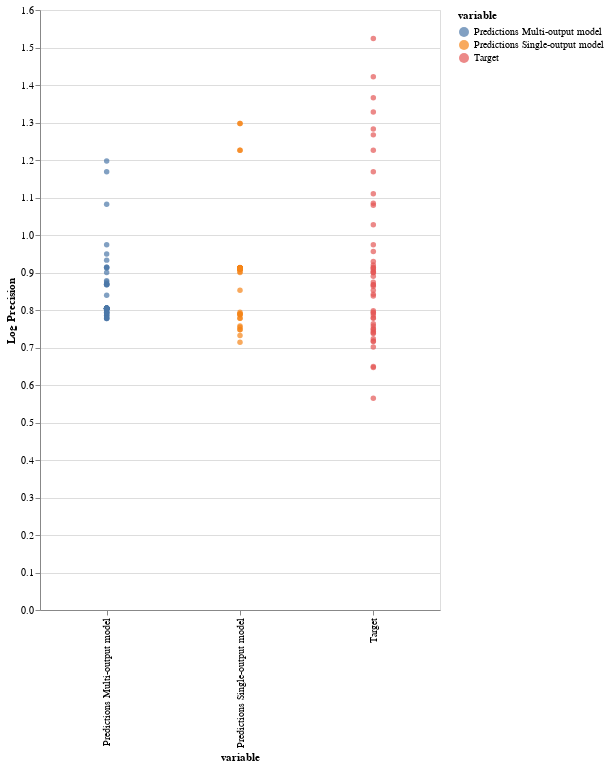

The cell this chart's notebook holds for it:
### Code cell
alt.Chart(single_multi_log_precision_df_f_id_1_melted).mark_circle().encode(
    x='variable:O',
    y='Log Precision:Q',
    color = 'variable'
).properties(
    width = 400,
    height = 600
)

### Figure 1 — Vega-Lite specification as saved in the notebook (floating-point values rounded to 4 significant figures; data arrays with more than 128 entries replaced by an {"elided": "..."} marker saying what was removed)
{"config": {"view": {"continuousWidth": 400, "continuousHeight": 300}}, "data": {"name": "data-847024eb8e43af7609ab9c95c91d8786"}, "mark": "circle", "encoding": {"color": {"type": "nominal", "field": "variable"}, "x": {"type": "ordinal", "field": "variable"}, "y": {"type": "quantitative", "field": "Log Precision"}}, "height": 600, "width": 400, "$schema": "https://vega.github.io/schema/vega-lite/v4.8.1.json", "datasets": {"data-847024eb8e43af7609ab9c95c91d8786": {"elided": "150 records"}}}
